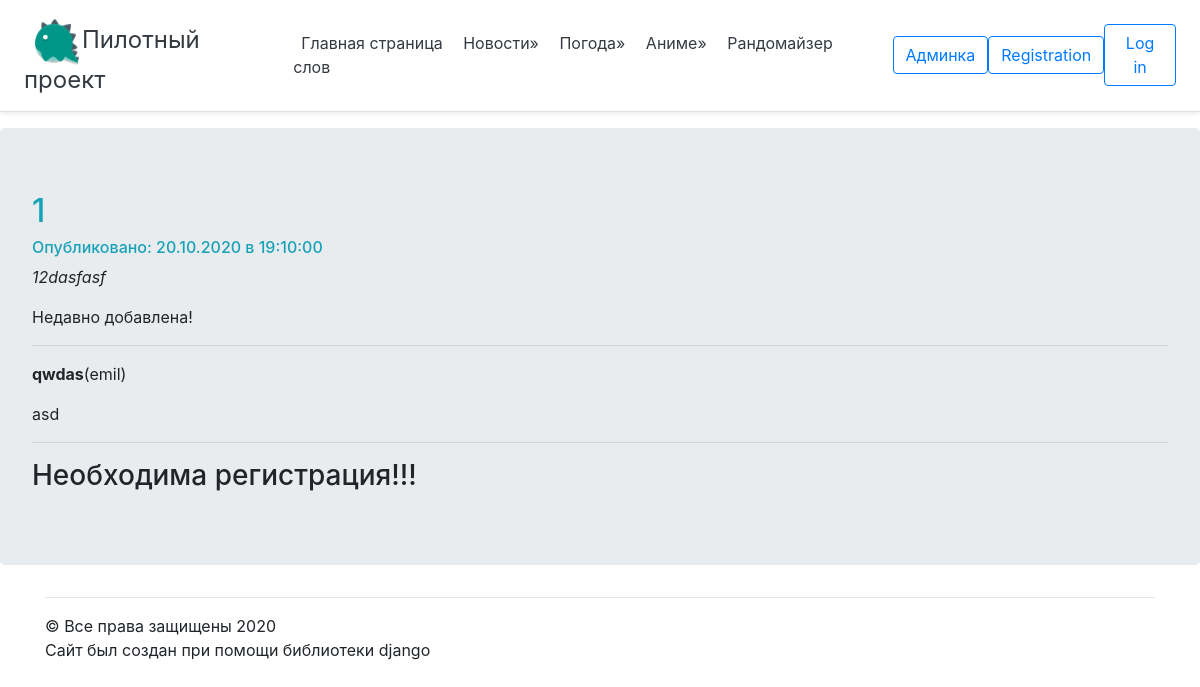
The page /news/7/ on the database as committed earlier.
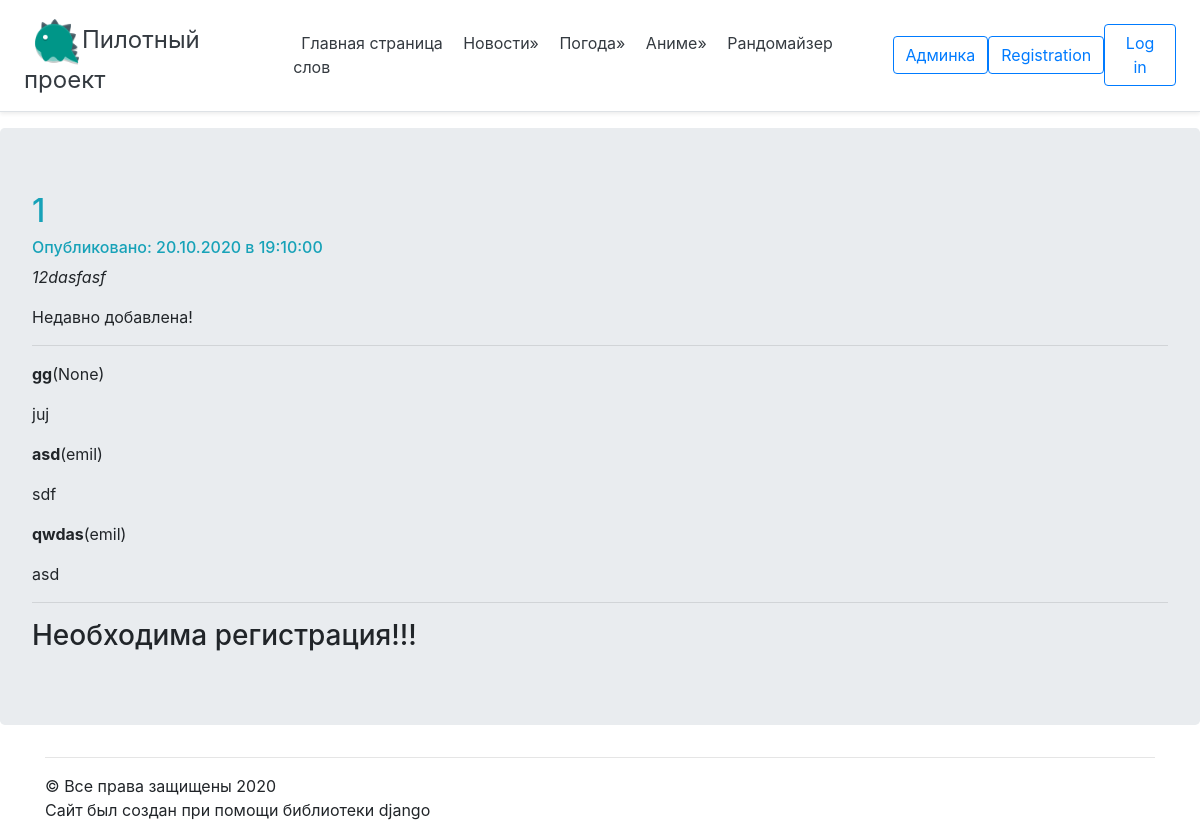
The same page on the database as committed later.
### mysite/apps/news/models.py (models this page shows, shortened)
class Comment(models.Model):
    author = models.ForeignKey(User, on_delete = models.CASCADE,  null=True)
    article = models.ForeignKey(Articles, on_delete = models.CASCADE)
    author_name = models.CharField('Имя автора', max_length= 50)
    comment_text = models.CharField('Текст комментария', max_length= 200)
    class Meta:
        verbose_name = 'Комментарий'
        verbose_name_plural = 'Комментарии'

### mysite/apps/news/views.py (the view)
# urls.py: path('<int:article_id>/', views.detail, name = 'detail'),
def detail(request, article_id):
    try:
        a = Articles.objects.get( id = article_id)
    except:
        raise Http404("Статья не найдена!")
    latest_comments_list = a.comment_set.order_by('-id')[:10]
    return render(request, 'news/post.html',{'article': a,'latest_comments_list': latest_comments_list})

### mysite/apps/news/models.py (called while the page is built)
    def was_published_recently(self):
        return self.date >= (timezone.now() - datetime.timedelta(days = 1))

### mysite/templates/news/post.html (shortened to what this page needs)
{% extends "mainApp/wrapper.html" %}
{% block   content %}
    <h2 class="text-info">{{article.title}}</h2>
    <h6 class="text-info">Опубликовано: {{article.date|date:"d.m.Y в H:m:s"}}</h6>
    <em>{{article.post|safe|linebreaks}}</em>
    {% if article.was_published_recently %}
    Недавно добавлена!
    {% endif %}
    <hr>
    {% if latest_comments_list %}
        {%  for c in latest_comments_list%}
            <p>
                <strong>{{c.author_name}}</strong>({{c.author}})
                <p>{{c.comment_text}}</p>
            </p>
        {% endfor %}
    {% else %}
    Комментарии не найдены! Станьте первым
    {% endif %}
    <hr>
    {% if user.is_authenticated %}
    <form action="{% url 'news:leave_comment' article.id %}" method="POST">
        {% csrf_token %}
        <input type="text" required placeholder="Ваше имя" name="name"><br>
        <textarea name="text" required="" placeholder="Текст комментария" cols="30" rows="10"></textarea><br>
        <button type="submit">Отправить</button>
    </form>
    {% else %}
    <h3>Необходима регистрация!!!<h3>
    {% endif %}
{% endblock %}

Rows that differ between the two databases and show on the page:
added Comment: author_name "gg", author "None", comment_text "juj"
added Comment: author_name "asd", author "emil", comment_text "sdf"
